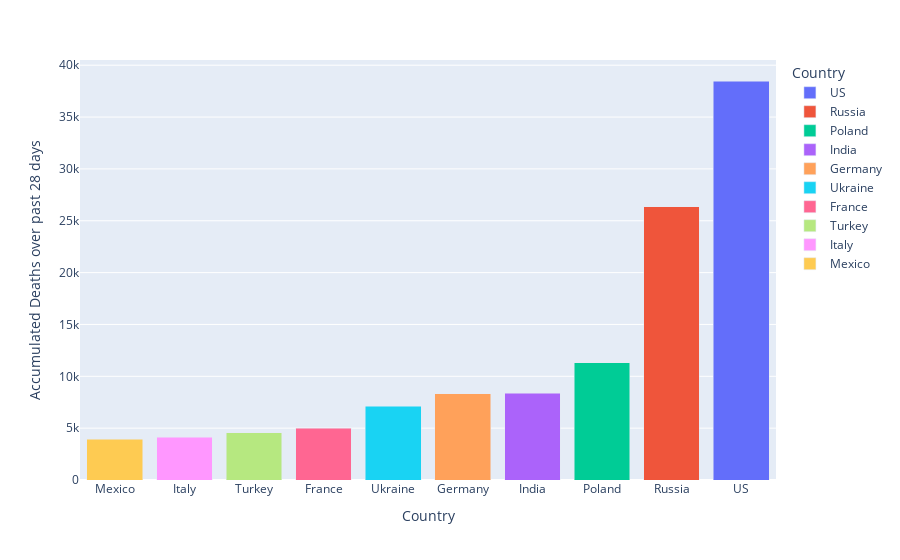

Write notebook code for a chart like this one.
### Markdown cell above
<h1><center>Top 10 Countries Reporting Highest Death Cases in Past 28 Days</center></h1>

### Code cell
# Take sorted country dataframe as the input. 
# Create barplot using px.bar [plotly express]. Sorted the datafarme in the descending order so that the barcharts can 
# appear in ascending order 

sorted_country_df4 = sorted_country_df.sort_values(by='Deaths in Last 28 Days', ascending=False)
fig = px.bar(sorted_country_df4.head(10), x="Country", y="Deaths in Last 28 Days", color="Country")
fig.update_xaxes(title_text='Country')
fig.update_yaxes(title_text='Accumulated Deaths over past 28 days')
fig.update_layout(barmode='stack', xaxis={'categoryorder':'total ascending'})
fig.update_layout(legend_title="Country")

fig.show()

### Figure 1 — Plotly figure (JSON) as saved in the notebook; plotly's stock layout.template omitted (floating-point values rounded to 4 significant figures)
{"data": [{"alignmentgroup": "True", "hovertemplate": "Country=%{x}<br>Deaths in Last 28 Days=%{y}<extra></extra>", "legendgroup": "US", "marker": {"color": "#636efa", "pattern": {"shape": ""}}, "name": "US", "offsetgroup": "US", "orientation": "v", "showlegend": true, "textposition": "auto", "type": "bar", "x": ["US"], "xaxis": "x", "y": [38476], "yaxis": "y"}, {"alignmentgroup": "True", "hovertemplate": "Country=%{x}<br>Deaths in Last 28 Days=%{y}<extra></extra>", "legendgroup": "Russia", "marker": {"color": "#EF553B", "pattern": {"shape": ""}}, "name": "Russia", "offsetgroup": "Russia", "orientation": "v", "showlegend": true, "textposition": "auto", "type": "bar", "x": ["Russia"], "xaxis": "x", "y": [26328], "yaxis": "y"}, {"alignmentgroup": "True", "hovertemplate": "Country=%{x}<br>Deaths in Last 28 Days=%{y}<extra></extra>", "legendgroup": "Poland", "marker": {"color": "#00cc96", "pattern": {"shape": ""}}, "name": "Poland", "offsetgroup": "Poland", "orientation": "v", "showlegend": true, "textposition": "auto", "type": "bar", "x": ["Poland"], "xaxis": "x", "y": [11306], "yaxis": "y"}, {"alignmentgroup": "True", "hovertemplate": "Country=%{x}<br>Deaths in Last 28 Days=%{y}<extra></extra>", "legendgroup": "India", "marker": {"color": "#ab63fa", "pattern": {"shape": ""}}, "name": "India", "offsetgroup": "India", "orientation": "v", "showlegend": true, "textposition": "auto", "type": "bar", "x": ["India"], "xaxis": "x", "y": [8356], "yaxis": "y"}, {"alignmentgroup": "True", "hovertemplate": "Country=%{x}<br>Deaths in Last 28 Days=%{y}<extra></extra>", "legendgroup": "Germany", "marker": {"color": "#FFA15A", "pattern": {"shape": ""}}, "name": "Germany", "offsetgroup": "Germany", "orientation": "v", "showlegend": true, "textposition": "auto", "type": "bar", "x": ["Germany"], "xaxis": "x", "y": [8340], "yaxis": "y"}, {"alignmentgroup": "True", "hovertemplate": "Country=%{x}<br>Deaths in Last 28 Days=%{y}<extra></extra>", "legendgroup": "Ukraine", "marker": {"color": "#19d3f3", "pattern": {"shape": ""}}, "name": "Ukraine", "offsetgroup": "Ukraine", "orientation": "v", "showlegend": true, "textposition": "auto", "type": "bar", "x": ["Ukraine"], "xaxis": "x", "y": [7096], "yaxis": "y"}, {"alignmentgroup": "True", "hovertemplate": "Country=%{x}<br>Deaths in Last 28 Days=%{y}<extra></extra>", "legendgroup": "France", "marker": {"color": "#FF6692", "pattern": {"shape": ""}}, "name": "France", "offsetgroup": "France", "orientation": "v", "showlegend": true, "textposition": "auto", "type": "bar", "x": ["France"], "xaxis": "x", "y": [4969], "yaxis": "y"}, {"alignmentgroup": "True", "hovertemplate": "Country=%{x}<br>Deaths in Last 28 Days=%{y}<extra></extra>", "legendgroup": "Turkey", "marker": {"color": "#B6E880", "pattern": {"shape": ""}}, "name": "Turkey", "offsetgroup": "Turkey", "orientation": "v", "showlegend": true, "textposition": "auto", "type": "bar", "x": ["Turkey"], "xaxis": "x", "y": [4560], "yaxis": "y"}, {"alignmentgroup": "True", "hovertemplate": "Country=%{x}<br>Deaths in Last 28 Days=%{y}<extra></extra>", "legendgroup": "Italy", "marker": {"color": "#FF97FF", "pattern": {"shape": ""}}, "name": "Italy", "offsetgroup": "Italy", "orientation": "v", "showlegend": true, "textposition": "auto", "type": "bar", "x": ["Italy"], "xaxis": "x", "y": [4116], "yaxis": "y"}, {"alignmentgroup": "True", "hovertemplate": "Country=%{x}<br>Deaths in Last 28 Days=%{y}<extra></extra>", "legendgroup": "Mexico", "marker": {"color": "#FECB52", "pattern": {"shape": ""}}, "name": "Mexico", "offsetgroup": "Mexico", "orientation": "v", "showlegend": true, "textposition": "auto", "type": "bar", "x": ["Mexico"], "xaxis": "x", "y": [3918], "yaxis": "y"}], "layout": {"barmode": "stack", "legend": {"title": {"text": "Country"}, "tracegroupgap": 0}, "margin": {"t": 60}, "xaxis": {"anchor": "y", "categoryarray": ["US", "Russia", "Poland", "India", "Germany", "Ukraine", "France", "Turkey", "Italy", "Mexico"], "categoryorder": "total ascending", "domain": [0, 1], "title": {"text": "Country"}}, "yaxis": {"anchor": "x", "domain": [0, 1], "title": {"text": "Accumulated Deaths over past 28 days"}}}}
